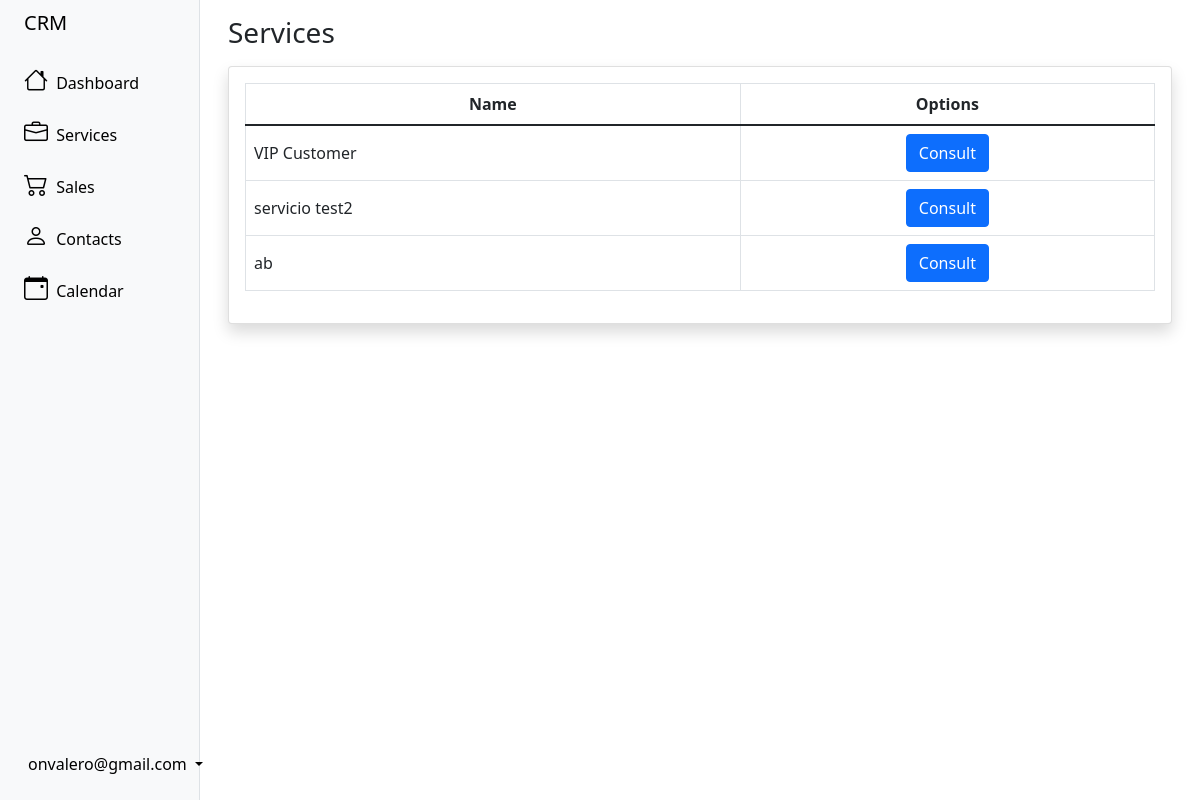
The app's page /sales/service/ (signed in), older data.
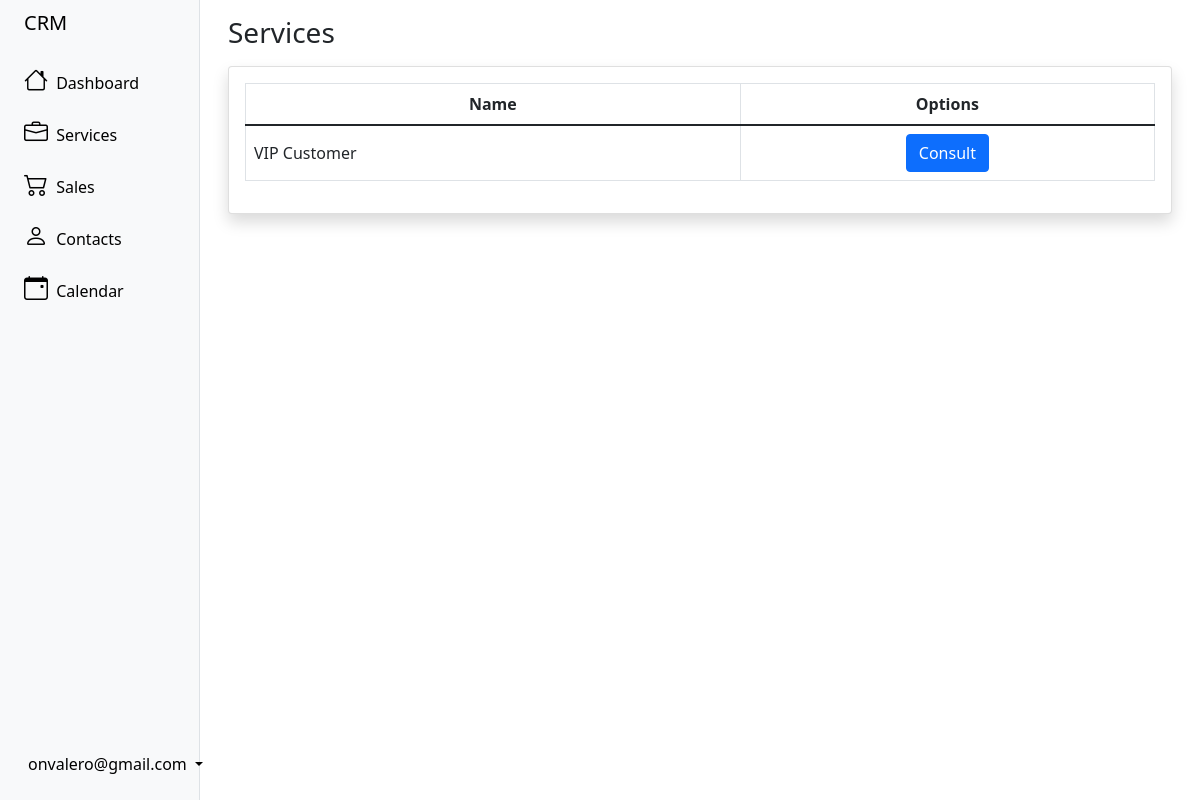
The same page, newer data.
### sales/models.py (models this page shows, shortened)
class Service(models.Model):
	name = models.CharField(max_length=100, unique=True)
	service_description = models.TextField()
	service_description_agreement = models.TextField()
	status = models.BooleanField()

### sales/views.py (the view)
# urls.py: path('service/', service, name='service'),
@login_required
def service(request):
    context = Service.objects.filter(status= True)
    return render(request, 'services/services.html', {'context': context})

### user/models.py (called while the page is built)
	@property
	def is_staff(self):
		return self.admin_user

### templates/services/services.html (shortened to what this page needs)
{% extends 'sidebar.html' %}
{% block content %}
<div class="container-fluid px-3 mt-3">
    <h1 class="h3 mb-3 text-gray-800">Services</h1>
    <div class="card shadow mb-4">
        <div class="card-body">
            <div class="table-responsive">
                <table class="table table-bordered" id="dataTable" width="100%" cellspacing="0">
                    <thead>
                        <tr>
                            <th>
                                <div class="d-flex justify-content-center align-items-center">
                                    Name
                                </div>
                            </th>
                            <th>
                                <div class="d-flex justify-content-center align-items-center">
                                    Options
                                </div>
                            </th>
                        </tr>
                    </thead>
                    <tbody>
                        {% if context %}
                        {% for row in context %}
                        <tr>
                            <td class="align-middle">{{row.name}}</td>
                            <td>
                                <div class="d-flex justify-content-center align-middle gap-2">
                                    <a href="{% url 'viewService' row.id %}" class="btn btn-primary">
                                        Consult
                                    </a>
                                </div>
                            </td>
                        </tr>
                        {% endfor %}
                        {% endif %}
                    </tbody>
                </table>
            </div>
        </div>
    </div>
</div>
{% endblock content %}

Row changes from the older to the newer data that the page shows:
removed Service: name "servicio test2"
removed Service: name "ab"
